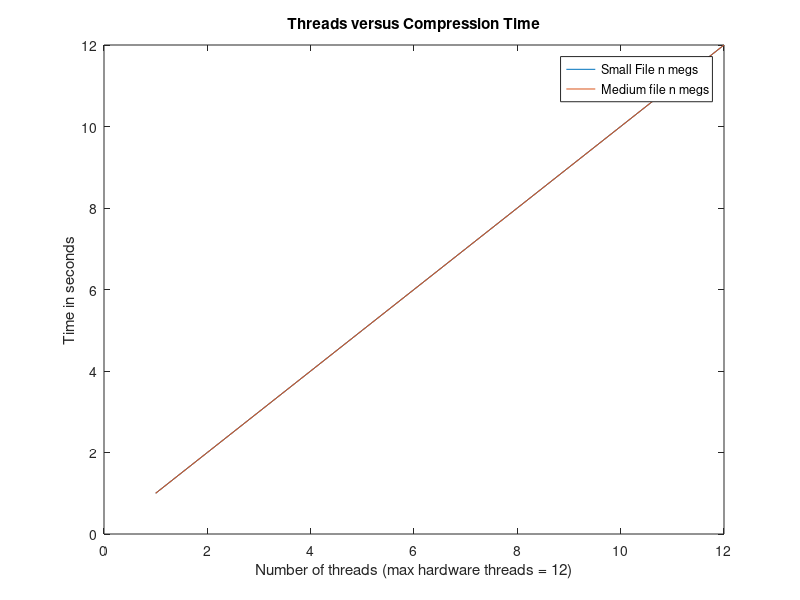

The MATLAB script that drew this image:
% Advanced Computer Systems data 
% y axis is time in seconds to compress.
% x axis is the number of threads from 1 to 12

% small file buff = x
x1 = [1 2 3 4 5 6 7 8 9 10 11 12];
y1 = [1 2 3 4 5 6 7 8 9 10 11 12];

plot(x1,y1);
hold on

% medium file buff = x

x2 = [1 2 3 4 5 6 7 8 9 10 11 12];
y2 = [1 2 3 4 5 6 7 8 9 10 11 12];
plot(x2,y2);
title('Threads versus Compression Time');
legend('Small File n megs','Medium file n megs');
xlabel('Number of threads (max hardware threads = 12)');
ylabel('Time in seconds');